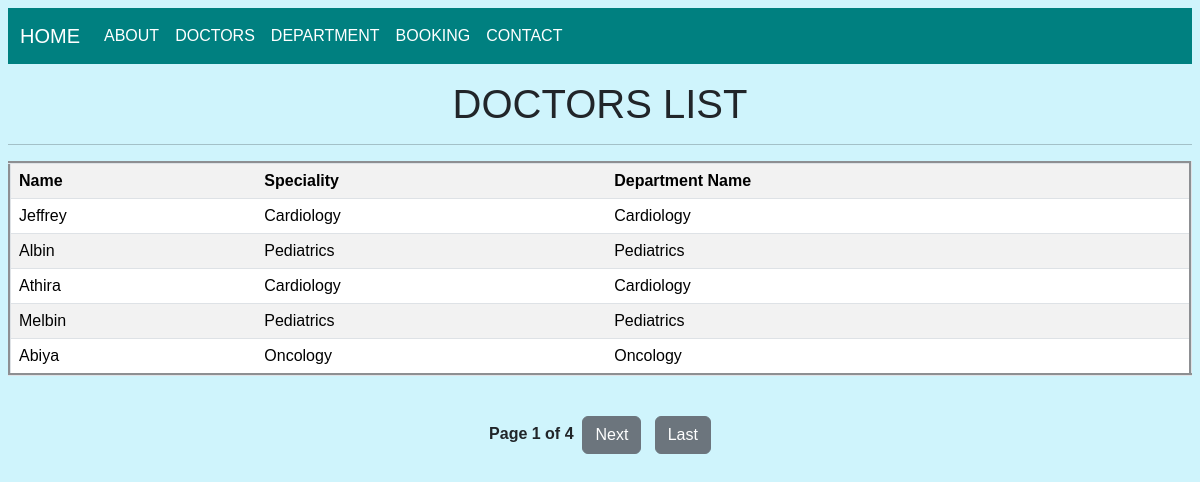
/doctors_list, run on an earlier commit of the app's database.
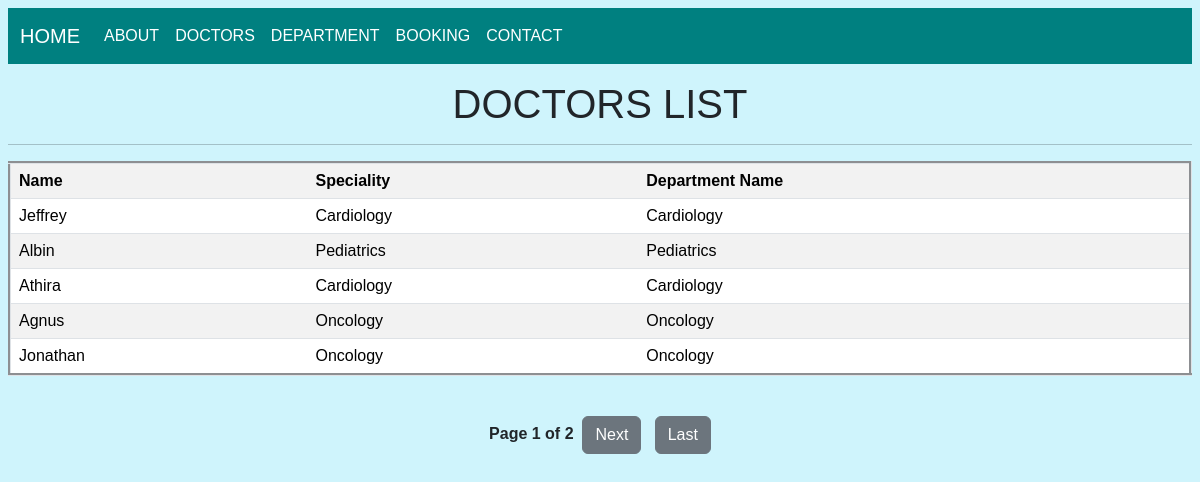
And on a later commit of the database.
### members/models.py (models this page shows, shortened)
class Doctors(models.Model):
    d_name=models.CharField(max_length=255)
    speciality=models.CharField(max_length=255)
    dep_name=models.ForeignKey(Department, on_delete=models.CASCADE)
    image=models.ImageField(upload_to='hos_images')

class Department(models.Model):
    dep_name=models.CharField(max_length=255)
    dep_description=models.TextField()
    def __str__(self):
        return self.dep_name

### members/views.py (the view)
# urls.py: path('doctors_list',views.doctors_list,name='doctors_list'), # - new
def doctors_list(request):
    doctor = Doctors.objects.all()
    paginator = Paginator(doctor, 5)
    page_number = request.GET.get("page")
    page_obj = paginator.get_page(page_number)
    return render(request, "doctors_list.html", {
        "page_obj": page_obj
    })

### members/templates/doctors_list.html (shortened to what this page needs)
{% extends 'base.html' %}
{% block content %}
<h1 class="text-center my-3">DOCTORS LIST</h1><hr>
<table class="table table-striped table-hover" border="3" cellpadding="8">
    <tr>
        <th>Name</th>
        <th>Speciality</th>
        <th>Department Name</th>
    </tr>
    {% for d in page_obj %}
    <tr>
        <td>{{ d.d_name }}</td>
        <td>{{ d.speciality }}</td>
        <td>{{ d.dep_name }}</td>
    </tr>
    {% endfor %}
</table>
<br>
<div class="text-center">
    <strong>
        Page {{ page_obj.number }}
        of
        {{ page_obj.paginator.num_pages }}
    </strong>
    {% if page_obj.has_next %}
        &nbsp;<a class="btn btn-secondary" href="?page={{ page_obj.next_page_number }}">
            Next
        </a>
        <a class="btn btn-secondary" href="?page={{ page_obj.paginator.num_pages }}">
            Last
        </a>
    {% endif %}
</div>
{% endblock %}

### members/templates/base.html (shortened to what this page needs)
{% load static %}
<html>
    <head>
        <link href="https://cdn.jsdelivr.net/npm/bootstrap@5.3.8/dist/css/bootstrap.min.css" rel="stylesheet">
        <link rel="stylesheet" href="{% static 'css/style.css' %}">
    </head>
    <body class="bg-info-subtle p-2 text-dark bg-opacity-25">
        <nav class="navbar navbar-expand-lg navbar-dark" style="background-color: #008080">
            <div class="container-fluid">
                <a class="navbar-brand" href="{% url 'home' %}" style="color: white;">HOME</a>
                <div class="collapse navbar-collapse" id="navbarNav" style="color: white;">
                    <ul class="navbar-nav">
                        <li class="nav-item">
                            <a class="nav-link" href="{% url 'about' %}" style="color: white;">ABOUT</a>
                        </li>
                        <li class="nav-item">
                            <a class="nav-link" href="{% url 'doctors' %}" style="color: white;">DOCTORS</a>
                        </li>
                        <li class="nav-item">
                            <a class="nav-link" href="{% url 'dept' %}" style="color: white;">DEPARTMENT</a>
                        </li>
                        <li class="nav-item">
                            <a class="nav-link" href="{% url 'booking' %}" style="color: white;">BOOKING</a>
                        </li>
                        <li class="nav-item">
                            <a class="nav-link" href="{% url 'contact' %}" style="color: white;">CONTACT</a>
                        </li>
                    </ul>
                </div>
            </div>
        </nav>
        {% block content %}
        {% endblock %}
    </body>
</html>

### static/css/style.css (style rules this page uses)
body { margin: 0; font-family: Arial, Helvetica, sans-serif; }

What changed in the data, as far as the page shows it:
removed Doctors: d_name "Melbin", speciality "Pediatrics", dep_name "Pediatrics"
removed Doctors: d_name "Abiya", speciality "Oncology", dep_name "Oncology"
now on this page (row edited): Doctors: d_name "Agnus", speciality "Oncology", dep_name "Oncology"
now on this page (row edited): Doctors: d_name "Jonathan", speciality "Oncology", dep_name "Oncology"
Also different on the page:
{{ page_obj.paginator.num_pages }}: "4" → "2"
